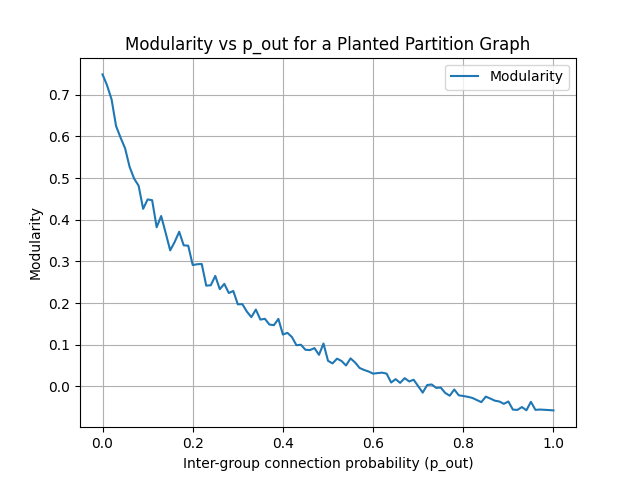

Reproduce this figure in Python.
import networkx as nx
import matplotlib.pyplot as plt

# Parameters for the planted partition graph
l = 4  # Number of groups
k = 10  # Number of nodes per group
p_in = 0.8  # Intra-group connection probability (set to 0.8 as per the exercise)

# Function to calculate modularity
def my_modularity(Graphc, gt_part):
    m = Graphc.number_of_edges()
    modularity = 0.0
    for community in gt_part:
        for i in community:
            for j in community:
                ki = Graphc.degree(i)
                kj = Graphc.degree(j)
                A_ij = 1 if Graphc.has_edge(i, j) else 0
                modularity += A_ij - (ki * kj) / (2 * m)
    modularity /= (2 * m)
    return modularity

# Ground truth communities
gt_part = [set(range(k * i, k * (i + 1))) for i in range(l)]

# Range of p_out values to explore
p_out_values = [i * 0.01 for i in range(0, 101)]  # p_out from 0 to 1 with step 0.01
modularity_values = []

# Loop over different p_out values
for p_out in p_out_values:
    # Generate the graph with the current p_out
    G = nx.generators.planted_partition_graph(l, k, p_in, p_out)
    
    # Calculate the modularity for this graph
    mod = my_modularity(G, gt_part)
    modularity_values.append(mod)

# Plot the modularity curve
plt.plot(p_out_values, modularity_values, label='Modularity')
plt.xlabel('Inter-group connection probability (p_out)')
plt.ylabel('Modularity')
plt.title('Modularity vs p_out for a Planted Partition Graph')
plt.grid(True)
plt.legend()
plt.show()
